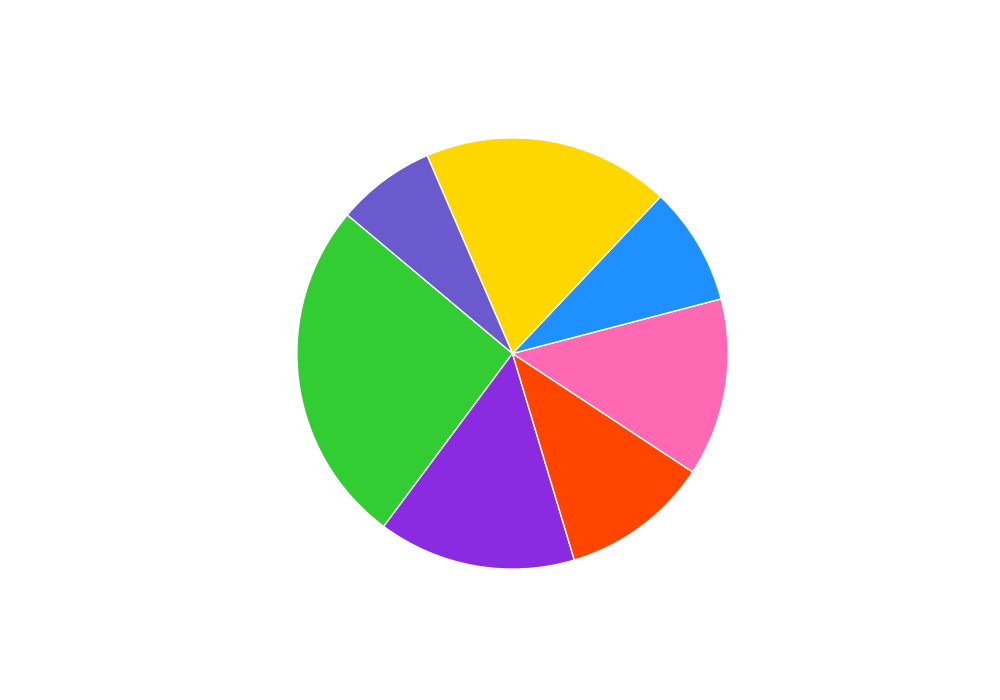

Write the Python code that produced this figure.
import matplotlib.pyplot as plt
import numpy as np

elements_discovered = np.array([35, 20, 15, 18, 12, 25, 10])
colors = ['#32CD32', '#8A2BE2', '#FF4500', '#FF69B4', '#1E90FF', '#FFD700', '#6A5ACD']

fig, ax = plt.subplots(figsize=(10, 7))
ax.pie(
    elements_discovered,
    colors=colors,
    startangle=140,
    wedgeprops=dict(edgecolor='w')
)

plt.show()
